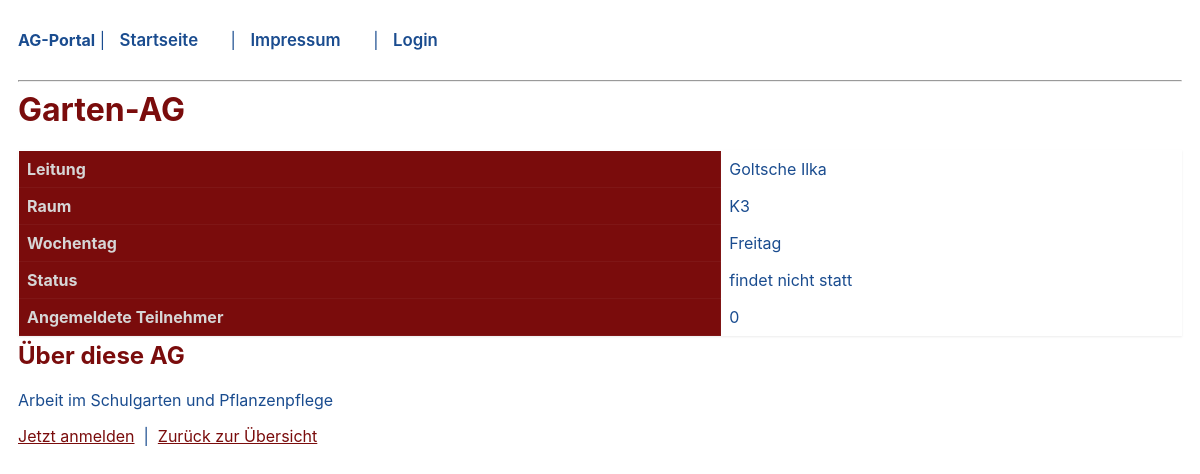
Page /detail.php?name=Garten-AG on the committed database.
### tables this page shows
CREATE TABLE `ag` (
  `Name` varchar(255) NOT NULL,
  `Leitung` varchar(4) DEFAULT NULL,
  `Raum` varchar(6) DEFAULT NULL,
  `Wochentag` varchar(12) DEFAULT NULL,
  `FindetStatt` tinyint(1) DEFAULT NULL,
  `Beschreibung` varchar(1024) DEFAULT NULL
);

CREATE TABLE `lehrer` (
  `Kuerzel` varchar(4) NOT NULL,
  `Vorname` varchar(255) NOT NULL,
  `Nachname` varchar(255) NOT NULL,
  `Rolle` varchar(32) NOT NULL DEFAULT 'lehrer'
);

### detail.php (the view, shortened to what this page needs)
<?php
require_once __DIR__ . '/connection.php';
function renderNav() {
    $rolle = $_SESSION['rolle'] ?? '';
    echo "<nav><strong>AG-Portal</strong> | ";
    echo "<a href=\"/ag_verwaltung/index.php\">Startseite</a> | ";
    echo "<a href=\"/ag_verwaltung/impressum.php\">Impressum</a> | ";
    if (!$rolle) {
        echo "<a href=\"/ag_verwaltung/login.php\">Login</a>";
    } elseif ($rolle === "admin") {
        echo "<a href=\"/ag_verwaltung/admin/index.php\">Admin</a> | ";
        echo "<a href=\"/ag_verwaltung/logout.php\">Logout</a>";
    } elseif ($rolle === "lehrer") {
        echo "<a href=\"/ag_verwaltung/lehrer.php\">Lehrer</a> | ";
        echo "<a href=\"/ag_verwaltung/logout.php\">Logout</a>";
    } elseif ($rolle === "schulleitung") {
        echo "<a href=\"/ag_verwaltung/schulleitung.php\">Schulleitung</a> | ";
        echo "<a href=\"/ag_verwaltung/logout.php\">Logout</a>";
    }
    echo "</nav><hr>";
}
$agName = $_GET['name'] ?? '';
$stmt = $conn->prepare(
    "SELECT ag.*, lehrer.Vorname, lehrer.Nachname
     FROM ag
     LEFT JOIN lehrer ON ag.Leitung = lehrer.Kuerzel
     WHERE ag.Name = ?"
);
$stmt->execute([$agName]);
$ag = $stmt->fetch(PDO::FETCH_ASSOC);
$zStmt = $conn->prepare("SELECT COUNT(*) FROM teilnahme WHERE AgName = ?");
$zStmt->execute([$agName]);
$anzahl = $zStmt->fetchColumn();
?>
<!DOCTYPE html>
<html lang="de">
<head><meta charset="UTF-8"><link rel="stylesheet" href="/ag_verwaltung/stylesheet.css"><title><?= htmlspecialchars($ag['Name']) ?></title></head>
<body>
<?php renderNav(); ?>
<h1><?= htmlspecialchars($ag['Name']) ?></h1>
<table border="1" cellpadding="6" cellspacing="0">
    <tr><th>Leitung</th><td><?= htmlspecialchars($ag['Vorname'] . ' ' . $ag['Nachname']) ?></td></tr>
    <tr><th>Raum</th><td><?= htmlspecialchars($ag['Raum']) ?></td></tr>
    <tr><th>Wochentag</th><td><?= htmlspecialchars($ag['Wochentag']) ?></td></tr>
    <tr><th>Status</th><td><?= $ag['FindetStatt'] ? 'findet statt' : 'findet nicht statt' ?></td></tr>
    <tr><th>Angemeldete Teilnehmer</th><td><?= $anzahl ?></td></tr>
</table>
<h2>Über diese AG</h2>
<p><?= nl2br(htmlspecialchars($ag['Beschreibung'])) ?></p>
<a href="anmeldung.php?ag=<?= urlencode($ag['Name']) ?>">Jetzt anmelden</a> &nbsp;|&nbsp;
<a href="index.php">Zurück zur Übersicht</a>
</body>
</html>

### stylesheet.css (style rules this page uses)
:root { --main:#7A0C0C;--main-dark:#5F0808;--text:#1A4C8F;--text-on-main:#D6D6D6;--bg:#fff;--muted:#9a9a9a }
body { font-family:-apple-system,BlinkMacSystemFont,"Segoe UI",Roboto,"Helvetica Neue",Arial,sans-serif;background:var(--bg);color:var(--text);margin:18px }
nav { margin:0 0 18px;padding:12px 0 }
nav a { color:var(--text);text-decoration:none;margin-right:18px;font-size:1.05rem;font-weight:600;padding:8px 10px;border-radius:8px;transition:color .18s ease,transform .12s ease,background .18s ease }
h1,h2,h3 { color:var(--main);margin-top:.2em }
table { border-collapse:collapse;width:100%;background:var(--bg);box-shadow:0 1px 2px rgba(0,0,0,.08) }
th { background:var(--main);color:var(--text-on-main);padding:8px;text-align:left }
td,th { border:1px solid rgba(255,255,255,.04);padding:8px }
a { color:var(--main) }

### rows in the picture
ag: Name "Garten-AG", Leitung.Nachname "Goltsche Ilka", Raum "K3", Wochentag "Freitag", Beschreibung "Arbeit im Schulgarten und Pflanzenpflege"

### other values in the picture
$anzahl "0"
